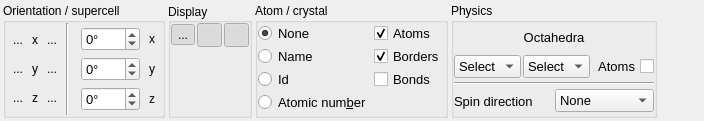
<?xml version="1.0" encoding="UTF-8"?>
<ui version="4.0">
 <class>Visuals</class>
 <widget class="QWidget" name="Visuals">
  <property name="geometry">
   <rect>
    <x>0</x>
    <y>0</y>
    <width>704</width>
    <height>121</height>
   </rect>
  </property>
  <property name="sizePolicy">
   <sizepolicy hsizetype="Preferred" vsizetype="Fixed">
    <horstretch>0</horstretch>
    <verstretch>0</verstretch>
   </sizepolicy>
  </property>
  <property name="maximumSize">
   <size>
    <width>16777215</width>
    <height>121</height>
   </size>
  </property>
  <property name="windowTitle">
   <string>Form</string>
  </property>
  <layout class="QHBoxLayout" name="horizontalLayout">
   <property name="spacing">
    <number>3</number>
   </property>
   <property name="leftMargin">
    <number>3</number>
   </property>
   <property name="topMargin">
    <number>3</number>
   </property>
   <property name="rightMargin">
    <number>3</number>
   </property>
   <property name="bottomMargin">
    <number>3</number>
   </property>
   <item>
    <widget class="QGroupBox" name="orientation">
     <property name="sizePolicy">
      <sizepolicy hsizetype="Minimum" vsizetype="Preferred">
       <horstretch>0</horstretch>
       <verstretch>0</verstretch>
      </sizepolicy>
     </property>
     <property name="title">
      <string>Orientation / supercell</string>
     </property>
     <layout class="QHBoxLayout" name="horizontalLayout_2">
      <property name="spacing">
       <number>2</number>
      </property>
      <property name="leftMargin">
       <number>0</number>
      </property>
      <property name="topMargin">
       <number>0</number>
      </property>
      <property name="rightMargin">
       <number>0</number>
      </property>
      <property name="bottomMargin">
       <number>0</number>
      </property>
      <item>
       <widget class="QWidget" name="translations" native="true">
        <layout class="QGridLayout" name="gridLayout_2">
         <property name="leftMargin">
          <number>0</number>
         </property>
         <property name="topMargin">
          <number>0</number>
         </property>
         <property name="rightMargin">
          <number>0</number>
         </property>
         <property name="bottomMargin">
          <number>0</number>
         </property>
         <property name="spacing">
          <number>2</number>
         </property>
         <item row="0" column="1">
          <widget class="QLabel" name="xLabel">
           <property name="text">
            <string>x</string>
           </property>
          </widget>
         </item>
         <item row="0" column="2">
          <widget class="QToolButton" name="px">
           <property name="toolTip">
            <string>Add translation along x</string>
           </property>
           <property name="statusTip">
            <string>Add translation along x</string>
           </property>
           <property name="whatsThis">
            <string>Add translation along x</string>
           </property>
           <property name="text">
            <string>...</string>
           </property>
           <property name="icon">
            <iconset resource="qagate.qrc">
             <normaloff>:/visuals/icons/plus-square.svg</normaloff>:/visuals/icons/plus-square.svg</iconset>
           </property>
           <property name="autoRaise">
            <bool>true</bool>
           </property>
          </widget>
         </item>
         <item row="1" column="0">
          <widget class="QToolButton" name="my">
           <property name="toolTip">
            <string>Remove translation along y</string>
           </property>
           <property name="statusTip">
            <string>Remove translation along y</string>
           </property>
           <property name="whatsThis">
            <string>Remove translation along y</string>
           </property>
           <property name="text">
            <string>...</string>
           </property>
           <property name="icon">
            <iconset resource="qagate.qrc">
             <normaloff>:/visuals/icons/minus-square.svg</normaloff>:/visuals/icons/minus-square.svg</iconset>
           </property>
           <property name="autoRaise">
            <bool>true</bool>
           </property>
          </widget>
         </item>
         <item row="1" column="2">
          <widget class="QToolButton" name="py">
           <property name="toolTip">
            <string>Add translation along y</string>
           </property>
           <property name="statusTip">
            <string>Add translation along y</string>
           </property>
           <property name="whatsThis">
            <string>Add translation along y</string>
           </property>
           <property name="text">
            <string>...</string>
           </property>
           <property name="icon">
            <iconset resource="qagate.qrc">
             <normaloff>:/visuals/icons/plus-square.svg</normaloff>:/visuals/icons/plus-square.svg</iconset>
           </property>
           <property name="autoRaise">
            <bool>true</bool>
           </property>
          </widget>
         </item>
         <item row="1" column="1">
          <widget class="QLabel" name="yLabel">
           <property name="text">
            <string>y</string>
           </property>
          </widget>
         </item>
         <item row="2" column="2">
          <widget class="QToolButton" name="pz">
           <property name="toolTip">
            <string>Add translation along z</string>
           </property>
           <property name="statusTip">
            <string>Add translation along z</string>
           </property>
           <property name="whatsThis">
            <string>Add translation along z</string>
           </property>
           <property name="text">
            <string>...</string>
           </property>
           <property name="icon">
            <iconset resource="qagate.qrc">
             <normaloff>:/visuals/icons/plus-square.svg</normaloff>:/visuals/icons/plus-square.svg</iconset>
           </property>
           <property name="autoRaise">
            <bool>true</bool>
           </property>
          </widget>
         </item>
         <item row="0" column="0">
          <widget class="QToolButton" name="mx">
           <property name="toolTip">
            <string>Remove translation along x</string>
           </property>
           <property name="statusTip">
            <string>Remove translation along x</string>
           </property>
           <property name="whatsThis">
            <string>Remove translation along x</string>
           </property>
           <property name="text">
            <string>...</string>
           </property>
           <property name="icon">
            <iconset resource="qagate.qrc">
             <normaloff>:/visuals/icons/minus-square.svg</normaloff>:/visuals/icons/minus-square.svg</iconset>
           </property>
           <property name="autoRaise">
            <bool>true</bool>
           </property>
          </widget>
         </item>
         <item row="2" column="0">
          <widget class="QToolButton" name="mz">
           <property name="toolTip">
            <string>Remove translation along z</string>
           </property>
           <property name="statusTip">
            <string>Remove translation along z</string>
           </property>
           <property name="whatsThis">
            <string>Remove translation along z</string>
           </property>
           <property name="text">
            <string>...</string>
           </property>
           <property name="icon">
            <iconset resource="qagate.qrc">
             <normaloff>:/visuals/icons/minus-square.svg</normaloff>:/visuals/icons/minus-square.svg</iconset>
           </property>
           <property name="autoRaise">
            <bool>true</bool>
           </property>
          </widget>
         </item>
         <item row="2" column="1">
          <widget class="QLabel" name="zLabel">
           <property name="text">
            <string>z</string>
           </property>
          </widget>
         </item>
        </layout>
       </widget>
      </item>
      <item>
       <widget class="Line" name="line">
        <property name="orientation">
         <enum>Qt::Vertical</enum>
        </property>
       </widget>
      </item>
      <item>
       <widget class="QWidget" name="anglesTool" native="true">
        <layout class="QGridLayout" name="gridLayout_3">
         <property name="leftMargin">
          <number>0</number>
         </property>
         <property name="topMargin">
          <number>0</number>
         </property>
         <property name="rightMargin">
          <number>0</number>
         </property>
         <property name="bottomMargin">
          <number>0</number>
         </property>
         <property name="spacing">
          <number>2</number>
         </property>
         <item row="1" column="0">
          <widget class="QLabel" name="thetaLabel">
           <property name="font">
            <font>
             <pointsize>10</pointsize>
            </font>
           </property>
           <property name="text">
            <string/>
           </property>
           <property name="pixmap">
            <pixmap resource="qagate.qrc">:/visuals/icons/theta.svg</pixmap>
           </property>
          </widget>
         </item>
         <item row="0" column="0">
          <widget class="QLabel" name="psiLabel">
           <property name="font">
            <font>
             <pointsize>10</pointsize>
            </font>
           </property>
           <property name="pixmap">
            <pixmap resource="qagate.qrc">:/visuals/icons/psi.svg</pixmap>
           </property>
           <property name="scaledContents">
            <bool>false</bool>
           </property>
          </widget>
         </item>
         <item row="2" column="0">
          <widget class="QLabel" name="phiLabel">
           <property name="font">
            <font>
             <pointsize>10</pointsize>
            </font>
           </property>
           <property name="text">
            <string/>
           </property>
           <property name="pixmap">
            <pixmap resource="qagate.qrc">:/visuals/icons/phi.svg</pixmap>
           </property>
          </widget>
         </item>
         <item row="2" column="2">
          <widget class="QToolButton" name="z">
           <property name="toolTip">
            <string>Set view along z</string>
           </property>
           <property name="statusTip">
            <string>Set view along z</string>
           </property>
           <property name="whatsThis">
            <string>Set view along z</string>
           </property>
           <property name="text">
            <string>z</string>
           </property>
           <property name="iconSize">
            <size>
             <width>17</width>
             <height>17</height>
            </size>
           </property>
           <property name="autoRaise">
            <bool>true</bool>
           </property>
          </widget>
         </item>
         <item row="0" column="2">
          <widget class="QToolButton" name="x">
           <property name="toolTip">
            <string>Set view along x</string>
           </property>
           <property name="statusTip">
            <string>Set view along x</string>
           </property>
           <property name="whatsThis">
            <string>Set view along x</string>
           </property>
           <property name="text">
            <string>x</string>
           </property>
           <property name="iconSize">
            <size>
             <width>17</width>
             <height>17</height>
            </size>
           </property>
           <property name="autoRaise">
            <bool>true</bool>
           </property>
          </widget>
         </item>
         <item row="1" column="2">
          <widget class="QToolButton" name="y">
           <property name="toolTip">
            <string>Set view along y</string>
           </property>
           <property name="statusTip">
            <string>Set view along y</string>
           </property>
           <property name="whatsThis">
            <string>Set view along y</string>
           </property>
           <property name="text">
            <string>y</string>
           </property>
           <property name="iconSize">
            <size>
             <width>17</width>
             <height>17</height>
            </size>
           </property>
           <property name="autoRaise">
            <bool>true</bool>
           </property>
          </widget>
         </item>
         <item row="2" column="1">
          <widget class="QSpinBox" name="phi">
           <property name="font">
            <font>
             <pointsize>10</pointsize>
            </font>
           </property>
           <property name="suffix">
            <string>°</string>
           </property>
           <property name="minimum">
            <number>-180</number>
           </property>
           <property name="maximum">
            <number>180</number>
           </property>
          </widget>
         </item>
         <item row="0" column="1">
          <widget class="QSpinBox" name="psi">
           <property name="font">
            <font>
             <pointsize>10</pointsize>
            </font>
           </property>
           <property name="suffix">
            <string>°</string>
           </property>
           <property name="minimum">
            <number>-180</number>
           </property>
           <property name="maximum">
            <number>180</number>
           </property>
          </widget>
         </item>
         <item row="1" column="1">
          <widget class="QSpinBox" name="theta">
           <property name="font">
            <font>
             <pointsize>10</pointsize>
            </font>
           </property>
           <property name="suffix">
            <string>°</string>
           </property>
           <property name="minimum">
            <number>-90</number>
           </property>
           <property name="maximum">
            <number>90</number>
           </property>
          </widget>
         </item>
        </layout>
       </widget>
      </item>
     </layout>
    </widget>
   </item>
   <item>
    <widget class="QGroupBox" name="display">
     <property name="sizePolicy">
      <sizepolicy hsizetype="Minimum" vsizetype="Preferred">
       <horstretch>0</horstretch>
       <verstretch>0</verstretch>
      </sizepolicy>
     </property>
     <property name="title">
      <string>Display</string>
     </property>
     <property name="alignment">
      <set>Qt::AlignLeading|Qt::AlignLeft|Qt::AlignVCenter</set>
     </property>
     <property name="flat">
      <bool>false</bool>
     </property>
     <property name="checkable">
      <bool>false</bool>
     </property>
     <property name="checked">
      <bool>false</bool>
     </property>
     <layout class="QGridLayout" name="gridLayout_4">
      <property name="leftMargin">
       <number>0</number>
      </property>
      <property name="topMargin">
       <number>0</number>
      </property>
      <property name="rightMargin">
       <number>0</number>
      </property>
      <property name="bottomMargin">
       <number>0</number>
      </property>
      <property name="spacing">
       <number>2</number>
      </property>
      <item row="0" column="2">
       <widget class="QToolButton" name="axis">
        <property name="toolTip">
         <string>Show/Hide axis</string>
        </property>
        <property name="statusTip">
         <string>Show/Hide axis</string>
        </property>
        <property name="whatsThis">
         <string>Show/Hide axis</string>
        </property>
        <property name="text">
         <string/>
        </property>
        <property name="icon">
         <iconset resource="qagate.qrc">
          <normaloff>:/visuals/icons/axis.svg</normaloff>:/visuals/icons/axis.svg</iconset>
        </property>
        <property name="iconSize">
         <size>
          <width>17</width>
          <height>17</height>
         </size>
        </property>
        <property name="checkable">
         <bool>true</bool>
        </property>
        <property name="checked">
         <bool>true</bool>
        </property>
        <property name="autoRaise">
         <bool>true</bool>
        </property>
       </widget>
      </item>
      <item row="0" column="1">
       <widget class="QToolButton" name="time">
        <property name="toolTip">
         <string>Toggle time step</string>
        </property>
        <property name="statusTip">
         <string>Toggle time step</string>
        </property>
        <property name="whatsThis">
         <string>Toggle time step</string>
        </property>
        <property name="text">
         <string/>
        </property>
        <property name="icon">
         <iconset resource="qagate.qrc">
          <normaloff>:/visuals/icons/time.svg</normaloff>:/visuals/icons/time.svg</iconset>
        </property>
        <property name="iconSize">
         <size>
          <width>17</width>
          <height>17</height>
         </size>
        </property>
        <property name="checkable">
         <bool>true</bool>
        </property>
        <property name="checked">
         <bool>true</bool>
        </property>
        <property name="autoRaise">
         <bool>true</bool>
        </property>
       </widget>
      </item>
      <item row="0" column="0">
       <widget class="QToolButton" name="angles">
        <property name="sizePolicy">
         <sizepolicy hsizetype="Fixed" vsizetype="Fixed">
          <horstretch>0</horstretch>
          <verstretch>0</verstretch>
         </sizepolicy>
        </property>
        <property name="toolTip">
         <string>Toggle angles</string>
        </property>
        <property name="statusTip">
         <string>Toggle angles</string>
        </property>
        <property name="whatsThis">
         <string>Toggle angles</string>
        </property>
        <property name="text">
         <string>...</string>
        </property>
        <property name="icon">
         <iconset resource="qagate.qrc">
          <normaloff>:/visuals/icons/angles.svg</normaloff>:/visuals/icons/angles.svg</iconset>
        </property>
        <property name="iconSize">
         <size>
          <width>17</width>
          <height>17</height>
         </size>
        </property>
        <property name="shortcut">
         <string>A</string>
        </property>
        <property name="checkable">
         <bool>true</bool>
        </property>
        <property name="checked">
         <bool>true</bool>
        </property>
        <property name="autoRaise">
         <bool>true</bool>
        </property>
       </widget>
      </item>
      <item row="3" column="0">
       <spacer name="verticalSpacer">
        <property name="orientation">
         <enum>Qt::Vertical</enum>
        </property>
        <property name="sizeHint" stdset="0">
         <size>
          <width>20</width>
          <height>35</height>
         </size>
        </property>
       </spacer>
      </item>
     </layout>
    </widget>
   </item>
   <item>
    <widget class="QGroupBox" name="crystal">
     <property name="sizePolicy">
      <sizepolicy hsizetype="Minimum" vsizetype="Preferred">
       <horstretch>0</horstretch>
       <verstretch>0</verstretch>
      </sizepolicy>
     </property>
     <property name="title">
      <string>Atom / crystal</string>
     </property>
     <layout class="QGridLayout" name="gridLayout">
      <property name="leftMargin">
       <number>0</number>
      </property>
      <property name="topMargin">
       <number>0</number>
      </property>
      <property name="rightMargin">
       <number>0</number>
      </property>
      <property name="bottomMargin">
       <number>0</number>
      </property>
      <property name="spacing">
       <number>2</number>
      </property>
      <item row="2" column="0">
       <widget class="QRadioButton" name="id">
        <property name="font">
         <font>
          <pointsize>10</pointsize>
         </font>
        </property>
        <property name="toolTip">
         <string>Display nothing on atoms</string>
        </property>
        <property name="statusTip">
         <string>Display id of atoms</string>
        </property>
        <property name="whatsThis">
         <string>Display id of atoms</string>
        </property>
        <property name="text">
         <string>Id</string>
        </property>
        <attribute name="buttonGroup">
         <string notr="true">displayGroup</string>
        </attribute>
       </widget>
      </item>
      <item row="1" column="0">
       <widget class="QRadioButton" name="name">
        <property name="font">
         <font>
          <pointsize>10</pointsize>
         </font>
        </property>
        <property name="toolTip">
         <string>Display name of atoms</string>
        </property>
        <property name="statusTip">
         <string>Display name of atoms</string>
        </property>
        <property name="whatsThis">
         <string>Display name of atoms</string>
        </property>
        <property name="text">
         <string>Name</string>
        </property>
        <attribute name="buttonGroup">
         <string notr="true">displayGroup</string>
        </attribute>
       </widget>
      </item>
      <item row="3" column="0">
       <widget class="QRadioButton" name="znucl">
        <property name="font">
         <font>
          <pointsize>10</pointsize>
         </font>
        </property>
        <property name="toolTip">
         <string>Display atomic number of atoms</string>
        </property>
        <property name="statusTip">
         <string>Display atomic number of atoms</string>
        </property>
        <property name="whatsThis">
         <string>Display atomic number of atoms</string>
        </property>
        <property name="text">
         <string>Atomic num&amp;ber</string>
        </property>
        <attribute name="buttonGroup">
         <string notr="true">displayGroup</string>
        </attribute>
       </widget>
      </item>
      <item row="2" column="1">
       <widget class="QCheckBox" name="bond">
        <property name="font">
         <font>
          <pointsize>10</pointsize>
         </font>
        </property>
        <property name="toolTip">
         <string>Display bonds</string>
        </property>
        <property name="statusTip">
         <string>Display bonds</string>
        </property>
        <property name="whatsThis">
         <string>Display bonds</string>
        </property>
        <property name="text">
         <string>Bonds</string>
        </property>
        <attribute name="buttonGroup">
         <string notr="true">optionsGroup</string>
        </attribute>
       </widget>
      </item>
      <item row="0" column="1">
       <widget class="QCheckBox" name="atom">
        <property name="font">
         <font>
          <pointsize>10</pointsize>
         </font>
        </property>
        <property name="toolTip">
         <string>Display atoms</string>
        </property>
        <property name="statusTip">
         <string>Display atoms</string>
        </property>
        <property name="whatsThis">
         <string>Display atoms</string>
        </property>
        <property name="text">
         <string>Atoms</string>
        </property>
        <property name="checked">
         <bool>true</bool>
        </property>
        <attribute name="buttonGroup">
         <string notr="true">optionsGroup</string>
        </attribute>
       </widget>
      </item>
      <item row="0" column="0">
       <widget class="QRadioButton" name="none">
        <property name="font">
         <font>
          <pointsize>10</pointsize>
         </font>
        </property>
        <property name="toolTip">
         <string>Display nothing on atoms</string>
        </property>
        <property name="statusTip">
         <string>Display nothing on atoms</string>
        </property>
        <property name="whatsThis">
         <string>Display nothing on atoms</string>
        </property>
        <property name="text">
         <string>None</string>
        </property>
        <property name="checked">
         <bool>true</bool>
        </property>
        <attribute name="buttonGroup">
         <string notr="true">displayGroup</string>
        </attribute>
       </widget>
      </item>
      <item row="1" column="1">
       <widget class="QCheckBox" name="border">
        <property name="font">
         <font>
          <pointsize>10</pointsize>
         </font>
        </property>
        <property name="toolTip">
         <string>Display borders</string>
        </property>
        <property name="statusTip">
         <string>Display borders</string>
        </property>
        <property name="whatsThis">
         <string>Display borders</string>
        </property>
        <property name="text">
         <string>Borders</string>
        </property>
        <property name="checked">
         <bool>true</bool>
        </property>
        <attribute name="buttonGroup">
         <string notr="true">optionsGroup</string>
        </attribute>
       </widget>
      </item>
     </layout>
    </widget>
   </item>
   <item>
    <widget class="QGroupBox" name="physcis">
     <property name="sizePolicy">
      <sizepolicy hsizetype="Minimum" vsizetype="Preferred">
       <horstretch>0</horstretch>
       <verstretch>0</verstretch>
      </sizepolicy>
     </property>
     <property name="title">
      <string>Physics</string>
     </property>
     <layout class="QVBoxLayout" name="verticalLayout">
      <property name="spacing">
       <number>2</number>
      </property>
      <property name="leftMargin">
       <number>0</number>
      </property>
      <property name="topMargin">
       <number>0</number>
      </property>
      <property name="rightMargin">
       <number>0</number>
      </property>
      <property name="bottomMargin">
       <number>0</number>
      </property>
      <item>
       <widget class="QLabel" name="octaLabel">
        <property name="font">
         <font>
          <pointsize>10</pointsize>
         </font>
        </property>
        <property name="toolTip">
         <string>Add/Remove octahedra</string>
        </property>
        <property name="statusTip">
         <string>Add/Remove octahedra</string>
        </property>
        <property name="whatsThis">
         <string>Add/Remove octahedra</string>
        </property>
        <property name="text">
         <string>Octahedra</string>
        </property>
        <property name="alignment">
         <set>Qt::AlignCenter</set>
        </property>
       </widget>
      </item>
      <item>
       <widget class="QWidget" name="widget" native="true">
        <layout class="QHBoxLayout" name="horizontalLayout_3">
         <property name="spacing">
          <number>2</number>
         </property>
         <property name="leftMargin">
          <number>0</number>
         </property>
         <property name="topMargin">
          <number>0</number>
         </property>
         <property name="rightMargin">
          <number>0</number>
         </property>
         <property name="bottomMargin">
          <number>0</number>
         </property>
         <item>
          <widget class="QComboBox" name="octaAdd">
           <property name="font">
            <font>
             <pointsize>10</pointsize>
            </font>
           </property>
           <property name="toolTip">
            <string>Add octahedra</string>
           </property>
           <property name="statusTip">
            <string>Add octahedra</string>
           </property>
           <property name="whatsThis">
            <string>Add octahedra</string>
           </property>
           <item>
            <property name="text">
             <string>Select</string>
            </property>
           </item>
          </widget>
         </item>
         <item>
          <widget class="QComboBox" name="octaDel">
           <property name="font">
            <font>
             <pointsize>10</pointsize>
            </font>
           </property>
           <property name="toolTip">
            <string>Remove octahedra</string>
           </property>
           <property name="statusTip">
            <string>Remove octahedra</string>
           </property>
           <property name="whatsThis">
            <string>Remove octahedra</string>
           </property>
           <item>
            <property name="text">
             <string>Select</string>
            </property>
           </item>
          </widget>
         </item>
         <item>
          <widget class="QCheckBox" name="atoms">
           <property name="font">
            <font>
             <pointsize>10</pointsize>
            </font>
           </property>
           <property name="toolTip">
            <string>Draw supplementary atoms</string>
           </property>
           <property name="statusTip">
            <string>Draw supplementary atoms</string>
           </property>
           <property name="whatsThis">
            <string>Draw supplementary atoms</string>
           </property>
           <property name="layoutDirection">
            <enum>Qt::RightToLeft</enum>
           </property>
           <property name="text">
            <string>Atoms</string>
           </property>
          </widget>
         </item>
        </layout>
       </widget>
      </item>
      <item>
       <widget class="Line" name="line_2">
        <property name="orientation">
         <enum>Qt::Horizontal</enum>
        </property>
       </widget>
      </item>
      <item>
       <widget class="QWidget" name="widget_2" native="true">
        <layout class="QHBoxLayout" name="horizontalLayout_4">
         <property name="spacing">
          <number>2</number>
         </property>
         <property name="leftMargin">
          <number>0</number>
         </property>
         <property name="topMargin">
          <number>0</number>
         </property>
         <property name="rightMargin">
          <number>0</number>
         </property>
         <property name="bottomMargin">
          <number>0</number>
         </property>
         <item>
          <widget class="QLabel" name="spinLabel">
           <property name="font">
            <font>
             <pointsize>10</pointsize>
            </font>
           </property>
           <property name="toolTip">
            <string>Spin direction filter</string>
           </property>
           <property name="statusTip">
            <string>Spin direction filter</string>
           </property>
           <property name="whatsThis">
            <string>Spin direction filter</string>
           </property>
           <property name="text">
            <string>Spin direction</string>
           </property>
          </widget>
         </item>
         <item>
          <widget class="QComboBox" name="spin">
           <property name="font">
            <font>
             <pointsize>10</pointsize>
            </font>
           </property>
           <property name="toolTip">
            <string>Spin direction filter</string>
           </property>
           <property name="statusTip">
            <string>Spin direction filter</string>
           </property>
           <property name="whatsThis">
            <string>Spin direction filter</string>
           </property>
           <property name="currentText">
            <string>None</string>
           </property>
           <item>
            <property name="text">
             <string>None</string>
            </property>
           </item>
           <item>
            <property name="text">
             <string>x</string>
            </property>
           </item>
           <item>
            <property name="text">
             <string>y</string>
            </property>
           </item>
           <item>
            <property name="text">
             <string>z</string>
            </property>
           </item>
           <item>
            <property name="text">
             <string>xy</string>
            </property>
           </item>
           <item>
            <property name="text">
             <string>xz</string>
            </property>
           </item>
           <item>
            <property name="text">
             <string>yz</string>
            </property>
           </item>
           <item>
            <property name="text">
             <string>xyz</string>
            </property>
           </item>
          </widget>
         </item>
        </layout>
       </widget>
      </item>
     </layout>
    </widget>
   </item>
   <item>
    <spacer name="horizontalSpacer">
     <property name="orientation">
      <enum>Qt::Horizontal</enum>
     </property>
     <property name="sizeHint" stdset="0">
      <size>
       <width>40</width>
       <height>20</height>
      </size>
     </property>
    </spacer>
   </item>
  </layout>
  <action name="actionAngles">
   <property name="checkable">
    <bool>true</bool>
   </property>
   <property name="icon">
    <iconset resource="qagate.qrc">
     <normaloff>:/visuals/icons/angles.svg</normaloff>:/visuals/icons/angles.svg</iconset>
   </property>
   <property name="text">
    <string>Angles</string>
   </property>
   <property name="toolTip">
    <string>Show/Hide angles</string>
   </property>
   <property name="statusTip">
    <string>Show/Hide angles</string>
   </property>
   <property name="shortcut">
    <string>A</string>
   </property>
  </action>
  <action name="actionTime">
   <property name="checkable">
    <bool>true</bool>
   </property>
   <property name="icon">
    <iconset resource="qagate.qrc">
     <normaloff>:/visuals/icons/time.svg</normaloff>:/visuals/icons/time.svg</iconset>
   </property>
   <property name="text">
    <string>Time</string>
   </property>
   <property name="toolTip">
    <string>Show/Hide time info</string>
   </property>
   <property name="statusTip">
    <string>Show/Hide time info</string>
   </property>
   <property name="whatsThis">
    <string>Show/Hide time info</string>
   </property>
   <property name="shortcut">
    <string>T</string>
   </property>
  </action>
  <action name="action_px">
   <property name="icon">
    <iconset resource="qagate.qrc">
     <normaloff>:/visuals/icons/plus-square.svg</normaloff>:/visuals/icons/plus-square.svg</iconset>
   </property>
   <property name="text">
    <string>+x</string>
   </property>
   <property name="toolTip">
    <string>Add translation along x</string>
   </property>
   <property name="shortcut">
    <string>+, X</string>
   </property>
  </action>
  <action name="action_py">
   <property name="icon">
    <iconset resource="qagate.qrc">
     <normaloff>:/visuals/icons/plus-square.svg</normaloff>:/visuals/icons/plus-square.svg</iconset>
   </property>
   <property name="text">
    <string>+y</string>
   </property>
   <property name="toolTip">
    <string>Add translation along y</string>
   </property>
   <property name="shortcut">
    <string>+, Y</string>
   </property>
  </action>
  <action name="action_pz">
   <property name="icon">
    <iconset resource="qagate.qrc">
     <normaloff>:/visuals/icons/plus-square.svg</normaloff>:/visuals/icons/plus-square.svg</iconset>
   </property>
   <property name="text">
    <string>+z</string>
   </property>
   <property name="toolTip">
    <string>Add translation along z</string>
   </property>
   <property name="shortcut">
    <string>+, Z</string>
   </property>
  </action>
  <action name="action_mz">
   <property name="icon">
    <iconset resource="qagate.qrc">
     <normaloff>:/visuals/icons/minus-square.svg</normaloff>:/visuals/icons/minus-square.svg</iconset>
   </property>
   <property name="text">
    <string>-z</string>
   </property>
   <property name="toolTip">
    <string>Remove translation along z</string>
   </property>
   <property name="shortcut">
    <string>-, Z</string>
   </property>
  </action>
  <action name="action_my">
   <property name="icon">
    <iconset resource="qagate.qrc">
     <normaloff>:/visuals/icons/minus-square.svg</normaloff>:/visuals/icons/minus-square.svg</iconset>
   </property>
   <property name="text">
    <string>-y</string>
   </property>
   <property name="toolTip">
    <string>Remove translation along y</string>
   </property>
   <property name="shortcut">
    <string>-, Y</string>
   </property>
  </action>
  <action name="action_mx">
   <property name="icon">
    <iconset resource="qagate.qrc">
     <normaloff>:/visuals/icons/minus-square.svg</normaloff>:/visuals/icons/minus-square.svg</iconset>
   </property>
   <property name="text">
    <string>-x</string>
   </property>
   <property name="toolTip">
    <string>Remove translation along x</string>
   </property>
   <property name="shortcut">
    <string>-, X</string>
   </property>
  </action>
  <action name="actionX">
   <property name="text">
    <string>x</string>
   </property>
   <property name="toolTip">
    <string>Set view along x</string>
   </property>
   <property name="shortcut">
    <string>X</string>
   </property>
  </action>
  <action name="actionY">
   <property name="text">
    <string>y</string>
   </property>
   <property name="toolTip">
    <string>Set view along y</string>
   </property>
   <property name="shortcut">
    <string>Y</string>
   </property>
  </action>
  <action name="actionZ">
   <property name="text">
    <string>z</string>
   </property>
   <property name="toolTip">
    <string>Set view along z</string>
   </property>
   <property name="shortcut">
    <string>Z</string>
   </property>
  </action>
 </widget>
 <resources>
  <include location="qagate.qrc"/>
 </resources>
 <connections/>
 <buttongroups>
  <buttongroup name="displayGroup"/>
  <buttongroup name="optionsGroup">
   <property name="exclusive">
    <bool>false</bool>
   </property>
  </buttongroup>
 </buttongroups>
</ui>
